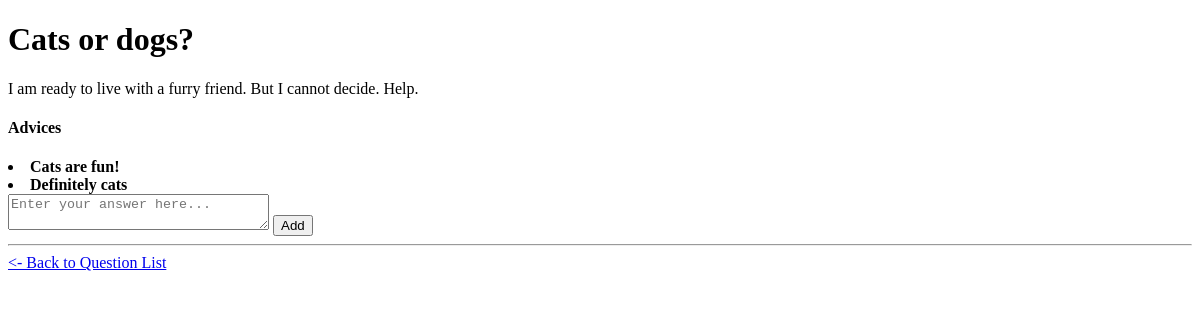
The page /tellme/3/ on the database as committed earlier.
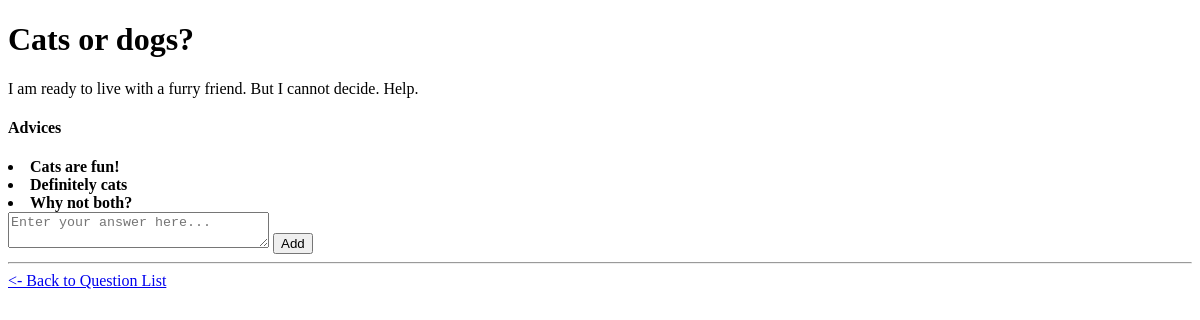
The same page on the database as committed later.
### tellme/models.py (models this page shows, shortened)
class Answer(models.Model):
    a_text = models.CharField(max_length=300)
    a_date = models.DateTimeField('Date published')
    a_votes = models.IntegerField(default=0)
    question = models.ForeignKey(Question, on_delete=models.CASCADE)

### tellme/views.py (the view)
# urls.py: path('<int:question_id>/', views.detail, name="detail"),
def detail(request, question_id):
    question = get_object_or_404(Question, pk=question_id)
    context = {"question":question}
    return render(request, 'tellme/detail.html', context)

### tellme/templates/tellme/detail.html (shortened to what this page needs)
{% extends 'tellme/base.html' %}
{% block main_content %}
<h1>{{question.q_title}}</h1>
<p>{{question.q_text}}</p>
<h4>Advices</h4>
{% for answer in question.answer_set.all %}
    <li><b>{{answer.a_text}}</b></li>
{% endfor %}
    <form action="{% url 'tellme:add_answer' question.id %}" method="post">
        <textarea id="answer" name="answer" rows="2" cols="30" placeholder="Enter your answer here..."></textarea>
        <input type="submit" value="Add" />
    </form>
{% endblock %}

Rows that differ between the two databases and show on the page:
added Answer: a_text "Why not both?"
